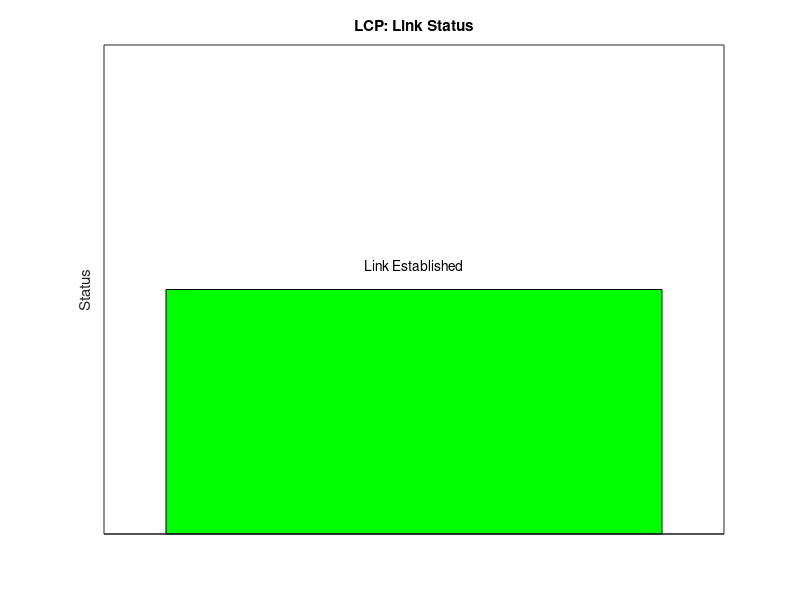

Reproduce this figure in MATLAB. (Note: this script raises an error after producing the figure.)
% --- Simulation du protocole PPP avec ARQ, contrôle de flux et en-têtes ---

% 1. Établissement du lien (LCP)
link.MTU = 1500; % Taille maximale de la trame
link.status = 'established'; % État du lien
disp('LCP: Link Established');

% --- Visualisation LCP ---
figure;
bar(1, 1, 'FaceColor', 'g'); % État établi
text(1, 1.1, 'Link Established', 'HorizontalAlignment', 'center');
ylim([0, 2]);
xlim([0, 2]);
title('LCP: Link Status');
ylabel('Status');
set(gca, 'XTick', [], 'YTick', []);
% -------------------------

% 2. Authentification (CHAP)
username = 'client';
password = 'securepassword';

% Serveur envoie un challenge
challenge = randi([0, 9], 1, 5); % Challenge aléatoire
disp(['Challenge envoyé : ', num2str(challenge)]);

% Client répond avec un hachage
response = num2str(simple_hash([password, num2str(challenge)])); % Utiliser simple_hash
disp(['Réponse envoyée : ', response]);

% Serveur vérifie le hachage
expected_response = num2str(simple_hash([password, num2str(challenge)]));
if strcmp(response, expected_response)
    disp('CHAP: Authentification réussie');
    auth_status = 'Success';
else
    disp('CHAP: Authentification échouée');
    auth_status = 'Failed';
end

% --- Visualisation CHAP ---
figure;
plot([1, 2], [1, 1], '->', 'LineWidth', 2); % Challenge
text(1.5, 1.1, 'Challenge');
plot([2, 1], [0, 0], '->', 'LineWidth', 2); % Réponse
text(1.5, -0.1, 'Response');
text(1, 1.3, 'Serveur');
text(2, -0.3, 'Client');
text(1.5, 0.5, ['Auth Status: ' auth_status], 'HorizontalAlignment', 'center');
axis([-0.5, 3.5, -0.5, 1.5]);
title('CHAP: Authentication Flow');
set(gca, 'XTick', [], 'YTick', []);

% -------------------------

% 3. Encapsulation des données (avec en-tête et queue)
data = 'Hello, this is a PPP simulation!';
frame.start_flag = '01111110'; % Délimiteur de début
frame.header = 'Header info'; % En-tête de contrôle (peut inclure des adresses)
frame.data = data;
frame.crc = crc32(data); % Calcul du CRC
frame.footer = 'Footer info'; % Queue avec information CRC de fin
frame.end_flag = '01111110'; % Délimiteur de fin
disp('Trame PPP créée :');
disp(frame);

% --- Visualisation Trame PPP ---
figure;
parts = {'Start Flag', 'Header', 'Data', 'CRC', 'Footer', 'End Flag'};
positions = [1, 2, 3, 4, 5, 6];
bar(positions, ones(1, length(positions)), 'FaceColor', 'b');
text(positions, ones(1, length(positions)) + 0.1, parts, 'HorizontalAlignment', 'center');
ylim([0, 2]);
xlim([0, 7]);
title('PPP Frame Structure');
set(gca, 'XTick', [], 'YTick', []);
% -------------------------

% 4. Transmission avec bruit et ARQ (Stop-and-Wait)
max_retries = 3;
retry_count = 0;
original_signal = double(frame.data); % Enregistrer le signal original
transmitted_signal = original_signal + randn(1, length(frame.data)) * 0.01;
received_signals = {transmitted_signal}; % Initialiser le tableau des signaux reçus
tries = [0];
while retry_count < max_retries
    received_crc = crc32(char(transmitted_signal));
    if received_crc == frame.crc
        disp('Transmission réussie sans erreur');
        break;
    else
        disp('Erreur détectée dans la transmission, nouvelle tentative...');
        retry_count = retry_count + 1;
        transmitted_signal = original_signal + randn(1, length(frame.data)) * 0.01; % Retransmission
        received_signals{end+1} = transmitted_signal; % Ajouter les signaux recus dans le tableau
        tries = [tries, retry_count]; % Ajouter le nombre d'essai
    end
end

if retry_count == max_retries
    disp('Échec après plusieurs tentatives');
end

% --- Visualisation Transmission avec Bruit ---
figure;
plot(original_signal, 'b-', 'LineWidth', 1.5, 'DisplayName', 'Original Data');
hold on;
for i = 1:length(received_signals)
    plot(received_signals{i}, 'r--', 'LineWidth', 1, 'DisplayName', ['Transmission Attempt ' num2str(tries(i))]);
end
xlabel('Sample Index');
ylabel('Signal Value');
title('Data Transmission with Noise');
legend('show');
hold off;
% -------------------------

% 5. Sélection du protocole réseau (NCP - Network Control Protocol)
protocol = 'IPv4';
ncp.protocol_type = protocol;
ncp.data = 'Packet data for IPv4';
disp(['Protocole sélectionné : ', ncp.protocol_type]);
disp('Données encapsulées dans PPP');

% 6. Contrôle de flux avec fenêtre glissante
window_size = 4; % Taille de la fenêtre
buffer = {}; % Tampon des trames envoyées
for i = 1:window_size
    buffer{i} = frame.data; % Ajouter les trames dans le tampon
end
disp('Fenêtre glissante activée, envoi des trames :');
disp(buffer);

% --- Visualisation Fenêtre Glissante ---
figure;
positions = 1:window_size;
bar(positions, ones(1, window_size), 'FaceColor', 'g');
text(positions, ones(1, window_size) + 0.1, cellfun(@(x) ['Frame ' num2str(x)], num2cell(positions), 'UniformOutput', false), 'HorizontalAlignment', 'center');
ylim([0, 2]);
xlim([0, window_size + 1]);
title('Sliding Window');
xlabel('Frame Position in Window');
set(gca, 'XTick', [], 'YTick', []);
% -------------------------

% --- Fonction simple de hachage ---
function hash_value = simple_hash(input)
    % Fonction simple de hachage
    input = double(input); % Convertir l'entrée en valeurs numériques (ASCII)
    hash_value = mod(sum(input .* (1:length(input))), 1e9); % Hachage basique
end